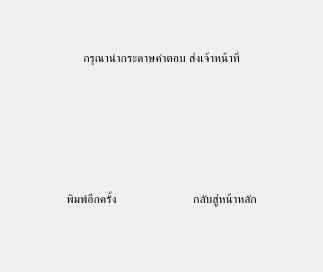
      <widget class="QWidget" name="LastPage">
       <layout class="QGridLayout" name="gridLayout">
        <item row="5" column="0">
         <layout class="QHBoxLayout" name="horizontalLayout_8">
          <item>
           <spacer name="horizontalSpacer_11">
            <property name="orientation">
             <enum>Qt::Horizontal</enum>
            </property>
            <property name="sizeHint" stdset="0">
             <size>
              <width>40</width>
              <height>20</height>
             </size>
            </property>
           </spacer>
          </item>
          <item>
           <widget class="QPushButton" name="printAgain">
            <property name="styleSheet">
             <string notr="true">QPushButton{
	font: 400 48pt &quot;JasmineUPC&quot;;
   border-radius:20px;


  padding: 15px;



}

</string>
            </property>
            <property name="text">
             <string>พิมพ์อีกครั้ง</string>
            </property>
           </widget>
          </item>
          <item>
           <spacer name="horizontalSpacer_13">
            <property name="orientation">
             <enum>Qt::Horizontal</enum>
            </property>
            <property name="sizeHint" stdset="0">
             <size>
              <width>40</width>
              <height>20</height>
             </size>
            </property>
           </spacer>
          </item>
          <item>
           <widget class="QPushButton" name="bigBacktoHomeBTN">
            <property name="styleSheet">
             <string notr="true">QPushButton{
	font: 400 48pt &quot;JasmineUPC&quot;;

   border-radius:20px;


  padding: 15px;



}
</string>
            </property>
            <property name="text">
             <string>กลับสู่หน้าหลัก</string>
            </property>
           </widget>
          </item>
          <item>
           <spacer name="horizontalSpacer_12">
            <property name="orientation">
             <enum>Qt::Horizontal</enum>
            </property>
            <property name="sizeHint" stdset="0">
             <size>
              <width>40</width>
              <height>20</height>
             </size>
            </property>
           </spacer>
          </item>
         </layout>
        </item>
        <item row="2" column="0">
         <spacer name="verticalSpacer_12">
          <property name="orientation">
           <enum>Qt::Vertical</enum>
          </property>
          <property name="sizeType">
           <enum>QSizePolicy::Minimum</enum>
          </property>
          <property name="sizeHint" stdset="0">
           <size>
            <width>20</width>
            <height>40</height>
           </size>
          </property>
         </spacer>
        </item>
        <item row="4" column="0">
         <spacer name="verticalSpacer_16">
          <property name="orientation">
           <enum>Qt::Vertical</enum>
          </property>
          <property name="sizeType">
           <enum>QSizePolicy::Minimum</enum>
          </property>
          <property name="sizeHint" stdset="0">
           <size>
            <width>20</width>
            <height>40</height>
           </size>
          </property>
         </spacer>
        </item>
        <item row="1" column="0">
         <widget class="QLabel" name="endLabel">
          <property name="styleSheet">
           <string notr="true">font: 400 72pt &quot;JasmineUPC&quot;;</string>
          </property>
          <property name="text">
           <string>กรุณานำกระดาษคำตอบ ส่งเจ้าหน้าที่</string>
          </property>
          <property name="alignment">
           <set>Qt::AlignCenter</set>
          </property>
          <property name="wordWrap">
           <bool>true</bool>
          </property>
         </widget>
        </item>
        <item row="0" column="0">
         <spacer name="verticalSpacer_11">
          <property name="orientation">
           <enum>Qt::Vertical</enum>
          </property>
          <property name="sizeType">
           <enum>QSizePolicy::MinimumExpanding</enum>
          </property>
          <property name="sizeHint" stdset="0">
           <size>
            <width>20</width>
            <height>40</height>
           </size>
          </property>
         </spacer>
        </item>
        <item row="6" column="0">
         <spacer name="verticalSpacer_10">
          <property name="orientation">
           <enum>Qt::Vertical</enum>
          </property>
          <property name="sizeType">
           <enum>QSizePolicy::MinimumExpanding</enum>
          </property>
          <property name="sizeHint" stdset="0">
           <size>
            <width>20</width>
            <height>40</height>
           </size>
          </property>
         </spacer>
        </item>
        <item row="3" column="0">
         <layout class="QHBoxLayout" name="horizontalLayout_18">
          <property name="topMargin">
           <number>0</number>
          </property>
          <item>
           <spacer name="horizontalSpacer_39">
            <property name="orientation">
             <enum>Qt::Horizontal</enum>
            </property>
            <property name="sizeType">
             <enum>QSizePolicy::MinimumExpanding</enum>
            </property>
            <property name="sizeHint" stdset="0">
             <size>
              <width>40</width>
              <height>20</height>
             </size>
            </property>
           </spacer>
          </item>
          <item>
           <widget class="QLabel" name="thankYouImage">
            <property name="sizePolicy">
             <sizepolicy hsizetype="Preferred" vsizetype="Preferred">
              <horstretch>0</horstretch>
              <verstretch>0</verstretch>
             </sizepolicy>
            </property>
            <property name="styleSheet">
             <string notr="true"/>
            </property>
            <property name="text">
             <string/>
            </property>
            <property name="pixmap">
             <pixmap>../build-Osteoporosis-Desktop_Qt_6_3_2_MSVC2019_64bit-Release/resources/image/ขอบคุณ กะทิ.png</pixmap>
            </property>
            <property name="scaledContents">
             <bool>true</bool>
            </property>
           </widget>
          </item>
          <item>
           <spacer name="horizontalSpacer_38">
            <property name="orientation">
             <enum>Qt::Horizontal</enum>
            </property>
            <property name="sizeType">
             <enum>QSizePolicy::MinimumExpanding</enum>
            </property>
            <property name="sizeHint" stdset="0">
             <size>
              <width>40</width>
              <height>20</height>
             </size>
            </property>
           </spacer>
          </item>
         </layout>
        </item>
       </layout>
      </widget>
